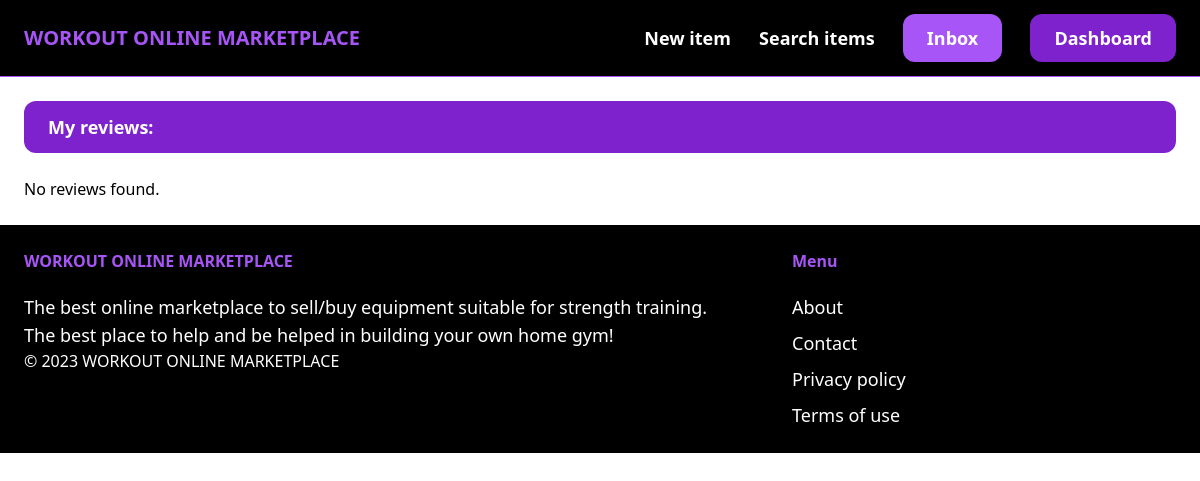
The page /ratingsANDreviews/user/reviews/1/ (signed in) on the database as committed earlier.
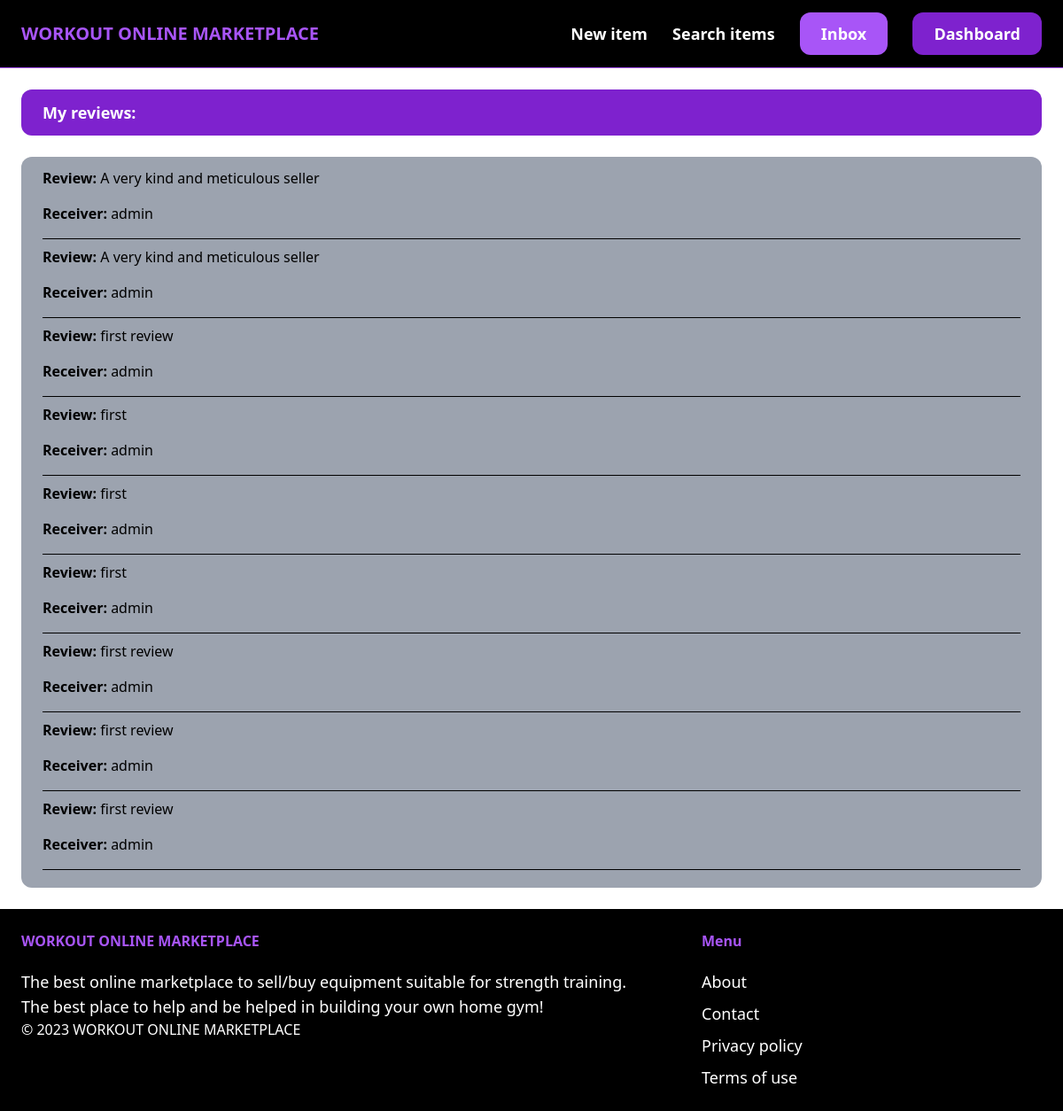
The same page on the database as committed later.
### ratingsANDreviews/models.py (models this page shows)
class Review(models.Model):
    author = models.ForeignKey(User, on_delete=models.CASCADE, related_name='sentReviews')
    receiverId = models.ForeignKey(User, on_delete=models.CASCADE, related_name='receiverReviews')
    text = models.TextField()
    data = models.DateTimeField(auto_now_add=True)

### ratingsANDreviews/views.py (the view)
# urls.py: path('user/reviews/<int:receiverId>/', views.userReviews, name='userReviews'),
@login_required
def userReviews(request, receiverId):
    reviews = Review.objects.filter(author=request.user)
    return render(request, 'ratingsANDreviews/userReviews.html', {'reviews': reviews})

### ratingsANDreviews/templates/ratingsANDreviews/userReviews.html (shortened to what this page needs)
{% extends 'core/base.html' %}
{% block content %}
<h1 class="px-6 py-3 mb-6 text-lg font-semibold bg-purple-700 text-white rounded-xl hover:bg-purple-900">My reviews:</h1>
{% if reviews %}
  <ul class="px-6 py-3 bg-gray-400 rounded-xl">
    {% for review in reviews %}
      <li>
        <div class="mb-4">
          <span class="font-semibold">Review:</span> {{ review.text }}
        </div>
        <div class="mb-4">
          <span class="font-semibold">Receiver:</span> {{ review.receiverId.username }}
        </div>
        <hr class="border-black mb-2">
      </li>
    {% endfor %}
  </ul>
{% else %}
  <p>No reviews found.</p>
{% endif %}
{% endblock %}

Rows that differ between the two databases and show on the page:
added Review: text "A very kind and meticulous seller", receiverId.username "admin"
added Review: text "A very kind and meticulous seller", receiverId.username "admin"
added Review: text "first review", receiverId.username "admin"
added Review: text "first", receiverId.username "admin"
added Review: text "first", receiverId.username "admin"
added Review: text "first", receiverId.username "admin"
added Review: text "first review", receiverId.username "admin"
added Review: text "first review", receiverId.username "admin"
added Review: text "first review", receiverId.username "admin"
Other text that changed with them:
text no longer shown: "No reviews found."
